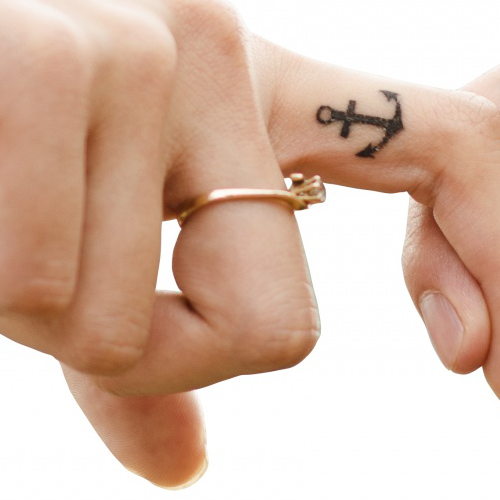
#> input picture images/tattoos/anchor-woman.png, 500 x 500 px; its folder holds 5 pictures in this run; the run also reads 1 picture not shown here
$ python tatoo_forensics.py   (Python 2 division)
#> lines starting #> are read from the running program, lines starting #| are printed output that depends on the picture
import os
import numpy as np
import cv2


###### saving image descriptors to file
def create_descriptors(folder):
#> called with folder = './images/tattoos'
    feature_detector = cv2.xfeatures2d.SIFT_create()
    files = []
    for (dirpath, dirnames, filenames) in os.walk(folder):
        files.extend(filenames)
    for f in files:
        create_descriptor(folder, f, feature_detector)
#> in create_descriptor, `img = cv2.imread(os.path.join(folder, image_path), cv2.IMREAD_GRAYSCALE)`:
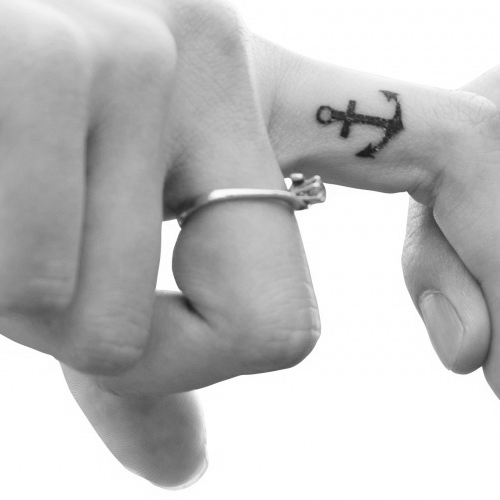
#> img: shape (500, 500); min 26, max 255, mean 193.6
#> in create_descriptor, `keypoints, descriptors = feature_detector.detectAndCompute(img, None)`: keypoints = 162 keypoints; strongest (x, y, size): (299, 176, 4.3), (297, 183, 5.6), (288, 182, 5.2), (480, 369, 3.4)
#> pass 2 of the loop in create_descriptors, `for f in files:`:
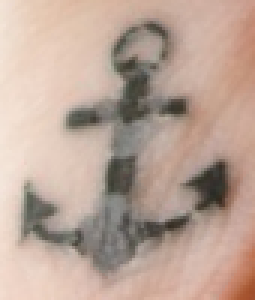
#> input picture images/tattoos/query.png, 85 x 100 px (shown 3 times larger)
#> in create_descriptor (call 2), `img = cv2.imread(os.path.join(folder, image_path), cv2.IMREAD_GRAYSCALE)`:
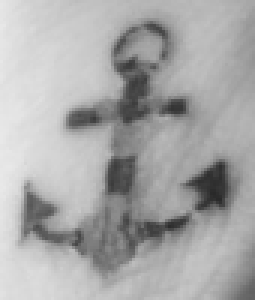
#> img: shape (100, 85) (shown 3 times larger); min 41, max 232, mean 169
#> keypoints = 61 keypoints; strongest (x, y, size): (71, 62, 9.2), (27, 39, 6.1), (12, 71, 8.9), (40, 58, 8.1)
#> pass 3 of the loop in create_descriptors, `for f in files:`:
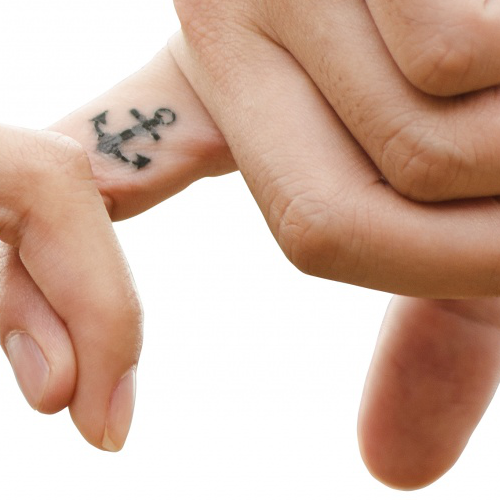
#> input picture images/tattoos/anchor-man.png, 500 x 500 px
#> in create_descriptor (call 3), `img = cv2.imread(os.path.join(folder, image_path), cv2.IMREAD_GRAYSCALE)`:
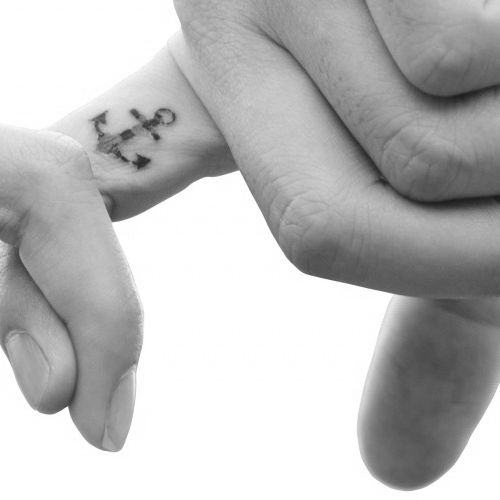
#> img: shape (500, 500); min 27, max 255, mean 188.4
#> keypoints = 126 keypoints; strongest (x, y, size): (142, 162, 9.5), (66, 409, 3.4), (122, 204, 23), (66, 410, 4)
#> the loop made 5 passes; the first 3 are shown

def create_descriptor(folder, image_path, feature_detector):
    if not image_path.endswith('png'):
        print('skipping %s', image_path)
        return

    print('reading %s', image_path)
    img = cv2.imread(os.path.join(folder, image_path),
                     cv2.IMREAD_GRAYSCALE)
    keypoints, descriptors = feature_detector.detectAndCompute(img, None)
    descriptor_file = image_path.replace('png', 'npy')
    np.save(os.path.join(folder, descriptor_file), descriptors)

folder = './images/tattoos'
create_descriptors(folder)


#### scanning for matches
query = cv2.imread(os.path.join(folder, 'query.png'), cv2.IMREAD_GRAYSCALE)

# create files, images, descriptors globals
files = []
images = []
descriptors = []
for (dirpath, dirnames, filenames) in os.walk(folder):
    files.extend(filenames)
    for f in files:
        if f.endswith('npy') and f != 'query.npy':
            descriptors.append(f)
print(descriptors)


# create the SIFT detector
sift = cv2.xfeatures2d.SIFT_create()

# perform SIFT feature detection and description on the query image
query_kp, query_ds = sift.detectAndCompute(query, None)
#> query_kp = 61 keypoints; strongest (x, y, size): (71, 62, 9.2), (27, 39, 6.1), (12, 71, 8.9), (40, 58, 8.1)

# define FLANN based matching parameters
FLANN_INDEX_KDTREE = 1
index_params = dict(algorithm=FLANN_INDEX_KDTREE, trees=5)
search_params = dict(checks=50)

# create the FLANN matcher
flann = cv2.FlannBasedMatcher(index_params, search_params)

MIN_NUM_GOOD_MATCHES = 10

greatest_num_good_matches = 0
prime_suspect = None

print('>> Initiating picture scan...')
for d in descriptors:
    print('----- analyzing %s for matches -----' % d)
    matches = flann.knnMatch(query_ds, np.load(os.path.join(folder,d)), k=2)
    good_matches = []
    for m,n in matches:
        if m.distance < 0.7 * n.distance:
            good_matches.append(m)
    num_good_matches = len(good_matches)
    name = d.replace('.npy', '').upper()
    if num_good_matches >= MIN_NUM_GOOD_MATCHES:
        print('%s is a suspect! (%d matches)' % (name, num_good_matches))
        if num_good_matches > greatest_num_good_matches:
            greatest_num_good_matches = num_good_matches
            prime_suspect = name
    else:
        print('%s is NOT a suspect. (%d matches)' % (name, num_good_matches))
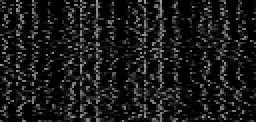
#> query_ds: shape (61, 128) float32 (shown 2 times larger); min 0, max 159, mean 25.5
#> after the loop, greatest_num_good_matches = 0

if prime_suspect is not None:
    print('Prime suspect is %s.' % prime_suspect)
else:
    print('There is no suspect.')
